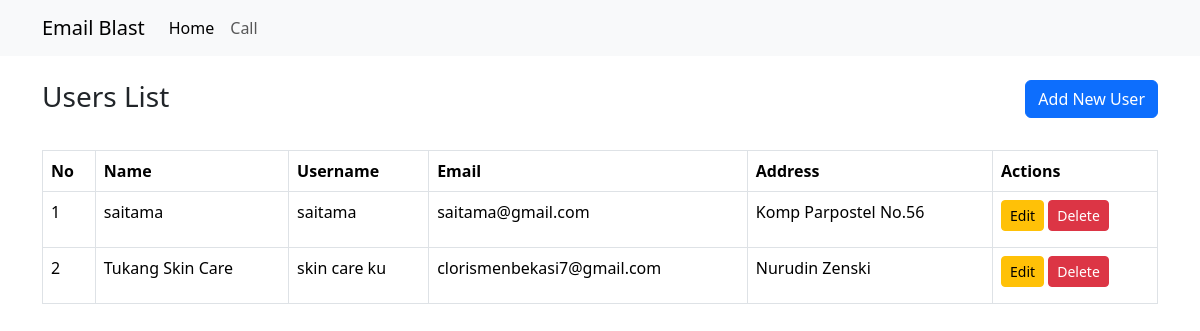
Before: / with the older database file.
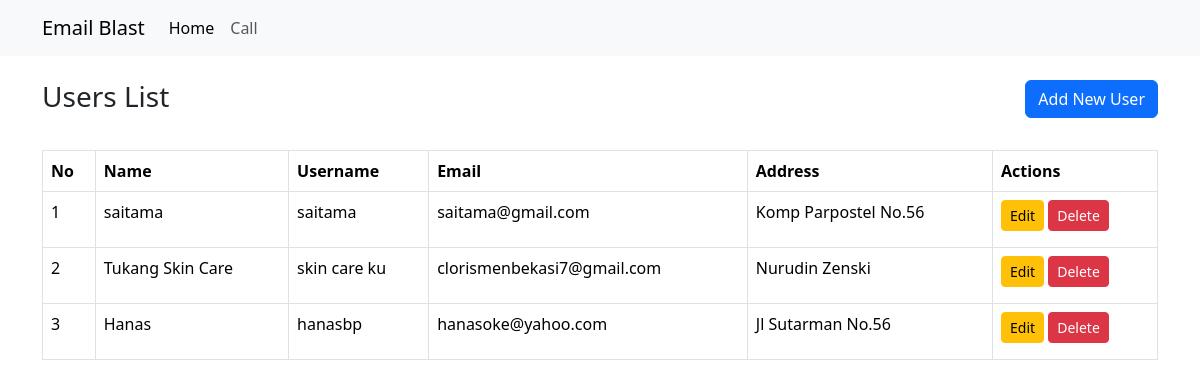
After: the same page with the newer database file.
### tables this page shows
CREATE TABLE `users` (
  `user_id` int(11) NOT NULL,
  `name` varchar(100) NOT NULL,
  `username` varchar(100) NOT NULL,
  `email` varchar(100) NOT NULL,
  `address` text NOT NULL,
  `created_at` timestamp NOT NULL DEFAULT current_timestamp()
);

### application/controllers/Users.php (called while the page is built, shortened)
<?php
class Users extends CI_Controller
{
    public function __construct()
    {
        $this->load->library('form_validation');
        $this->load->model('User_model');
    }
	public function index()
	{
        $data['users'] = $this->User_model->get_all_users();
        $this->load->view('templates/header');
		$this->load->view('users/index', $data);
        $this->load->view('templates/footer');
	}
}

### index.php (called while the page is built, shortened)
<?php
require_once BASEPATH.'core/CodeIgniter.php';

### application/models/User_model.php (called while the page is built, shortened)
<?php
class User_model extends CI_Model
{
    public function get_all_users()
    {
        return $this->db->get('users')->result_array();
    }
}
?>

### application/views/users/index.php (the view, shortened to what this page needs)
<nav class="navbar navbar-expand-lg bg-body-tertiary">
  <div class="container">
    <a class="navbar-brand" href="<?php echo site_url('users'); ?>">Email Blast</a>
    <div class="collapse navbar-collapse" id="navbarSupportedContent">
      <ul class="navbar-nav me-auto mb-2 mb-lg-0">
        <li class="nav-item">
          <a class="nav-link active" aria-current="page" href="<?php echo site_url('users'); ?>">Home</a>
        </li>
        <li class="nav-item">
          <a class="nav-link" href="<?php echo site_url('call'); ?>">Call</a>
        </li>
      </ul>
    </div>
  </div>
</nav>
<div class="container mt-4">
    <div class="row mb-3">
        <div class="col-6 col-md-9 col-lg-10">
          <h3>Users List</h3>
        </div>
        <div class="col-6 col-md-3 col-lg-2">
          <p class="float-end"><a href="<?php echo site_url('users/create'); ?>" class="btn btn-primary">Add New User</a></p>
        </div>
    </div>
    <div class="row">
        <div class="col">
            <table class="table table-bordered">
                <thead>
                    <tr>
                        <th>No</th>
                        <th>Name</th>
                        <th>Username</th>
                        <th>Email</th>
                        <th>Address</th>
                        <th>Actions</th>
                    </tr>
                </thead>
                <tbody>
                    <?php
                    $counter = 1;
                    foreach($users as $user): ?>
                        <tr>
                            <td><?= $counter++; ?></td>
                            <td><?= $user['name']; ?></td>
                            <td><?= $user['username']; ?></td>
                            <td><?= $user['email']; ?></td>
                            <td><?= $user['address']; ?></td>
                            <td>
                                <a href="<?php echo site_url('users/edit/'.$user['user_id']); ?>" class="btn btn-warning btn-sm mb-2">Edit</a>
                                <a href="<?php echo site_url('users/delete/' .$user['user_id']);  ?>" class="btn btn-danger btn-sm mb-2" onclick="return confirm('Are you sure?') " >Delete</a>
                            </td>
                        </tr>
                    <?php endforeach; ?>
                </tbody>
            </table>
        </div>
    </div>
</div>

### application/views/templates/header.php (shortened to what this page needs)
<!doctype html>
<html lang="en">
  <head>
    <link href="https://cdn.jsdelivr.net/npm/bootstrap@5.3.6/dist/css/bootstrap.min.css" rel="stylesheet">
  </head>
  <body>

### application/views/templates/footer.php (shortened to what this page needs)
  </body>
</html>

Changed rows visible on the page:
added users: name "Hanas", username "hanasbp", email "hanasoke@yahoo.com", address "Jl Sutarman No.56"
